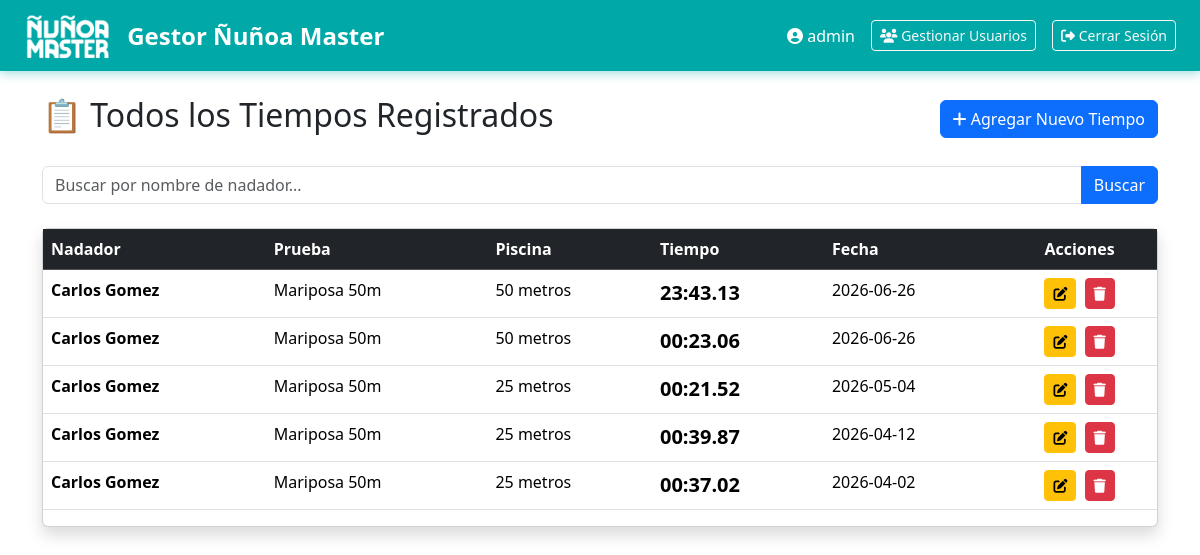
/listar (signed in), run on the app's committed database.
### tables this page shows
CREATE TABLE tiempos (
                id INTEGER PRIMARY KEY AUTOINCREMENT,
                nombre_nadador TEXT NOT NULL,
                estilo TEXT NOT NULL,
                distancia INTEGER NOT NULL,
                piscina TEXT DEFAULT '25 metros',
                tiempo TEXT NOT NULL,
                tiempo_segundos REAL NOT NULL,
                fecha DATE NOT NULL,
                created_at TIMESTAMP DEFAULT CURRENT_TIMESTAMP
            );

### app.py (the view)
@app.route('/listar')
@login_required
def listar_tiempos():
    filtro_nombre = request.args.get('filtro', '')
    tiempos = gestor_tiempos.obtener_todos_los_tiempos(filtro_nombre)
    return render_template('listar_tiempos.html', tiempos=tiempos, filtro=filtro_nombre)

### app.py (called while the page is built)
def login_required(f):
    @wraps(f)
    def decorated_function(*args, **kwargs):
        if 'user_id' not in session:
            flash('Debes iniciar sesión', 'danger')
            return redirect(url_for('login'))
        return f(*args, **kwargs)
    return decorated_function

### gestor_tiempos_nadadores_master.py (called while the page is built)
    def obtener_todos_los_tiempos(
        self,
        nombre_filtro: Optional[str] = None
    ) -> List[Dict[str, Any]]:
        cursor = self.conn.cursor()
        if nombre_filtro:
            cursor.execute('''
                SELECT * FROM tiempos
                WHERE LOWER(nombre_nadador) LIKE LOWER(?)
                ORDER BY fecha DESC, tiempo_segundos ASC
            ''', (f"%{nombre_filtro.strip()}%",))
        else:
            cursor.execute('''
                SELECT * FROM tiempos
                ORDER BY fecha DESC, nombre_nadador, estilo, distancia
            ''')
        return [dict(row) for row in cursor.fetchall()]

### templates/listar_tiempos.html
{% extends 'base.html' %}
{% block content %}
<div class="d-flex justify-content-between align-items-center mb-4">
    <h2>📋 Todos los Tiempos Registrados</h2>
    <a href="/agregar" class="btn btn-primary">
        <i class="fas fa-plus"></i> Agregar Nuevo Tiempo
    </a>
</div>
<form method="get" class="mb-4">
    <div class="input-group">
        <input type="text" name="filtro" class="form-control"
               placeholder="Buscar por nombre de nadador..." value="{{ filtro }}">
        <button class="btn btn-primary" type="submit">Buscar</button>
    </div>
</form>
{% if tiempos %}
<div class="card shadow">
    <div class="table-responsive">
        <table class="table table-hover">
            <thead class="table-dark">
                <tr>
                    <th>Nadador</th>
                    <th>Prueba</th>
                    <th>Piscina</th>
                    <th>Tiempo</th>
                    <th>Fecha</th>
                    <th class="text-center">Acciones</th>
                </tr>
            </thead>
            <tbody>
                {% for t in tiempos %}
                <tr>
                    <td><strong>{{ t.nombre_nadador }}</strong></td>
                    <td>{{ t.estilo }} {{ t.distancia }}m</td>
                    <td>{{ t.piscina or '25 metros' }}</td>
                    <td><span class="fs-5 fw-bold">{{ t.tiempo }}</span></td>
                    <td>{{ t.fecha }}</td>
                    <td class="text-center">
                        {% if session.rol in ['admin', 'editor'] %}
                        <a href="/tiempo/{{ t.id }}/editar" class="btn btn-warning btn-sm me-1">
                            <i class="fas fa-edit"></i>
                        </a>
                        <form method="POST" action="/tiempo/{{ t.id }}/eliminar" class="d-inline"
                              onsubmit="return confirm('¿Eliminar este tiempo?')">
                            <button type="submit" class="btn btn-danger btn-sm">
                                <i class="fas fa-trash"></i>
                            </button>
                        </form>
                        {% else %}
                        <span class="text-muted small">Solo lectura</span>
                        {% endif %}
                    </td>
                </tr>
                {% endfor %}
            </tbody>
        </table>
    </div>
</div>
{% else %}
<div class="alert alert-info text-center py-5">
    <h5>No hay tiempos registrados aún.</h5>
    <a href="/agregar" class="btn btn-primary mt-3">Agregar el primero</a>
</div>
{% endif %}
{% endblock %}

### data on the page
tiempos: nombre_nadador "Carlos Gomez", estilo "Mariposa", distancia "50", piscina "50 metros", tiempo "23:43.13", fecha "2026-06-26"
tiempos: nombre_nadador "Carlos Gomez", estilo "Mariposa", distancia "50", piscina "50 metros", tiempo "00:23.06", fecha "2026-06-26"
tiempos: nombre_nadador "Carlos Gomez", estilo "Mariposa", distancia "50", piscina "25 metros", tiempo "00:21.52", fecha "2026-05-04"
tiempos: nombre_nadador "Carlos Gomez", estilo "Mariposa", distancia "50", piscina "25 metros", tiempo "00:39.87", fecha "2026-04-12"
tiempos: nombre_nadador "Carlos Gomez", estilo "Mariposa", distancia "50", piscina "25 metros", tiempo "00:37.02", fecha "2026-04-02"

### other printed values
{{ session.username }} "admin"
